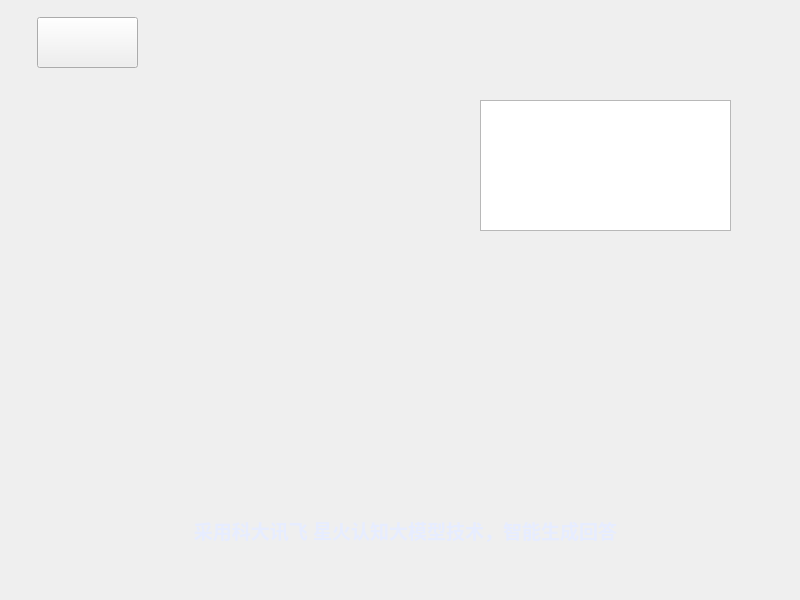
<?xml version="1.0" encoding="UTF-8"?>
<ui version="4.0">
 <class>Wisdom_tree</class>
 <widget class="QWidget" name="Wisdom_tree">
  <property name="geometry">
   <rect>
    <x>0</x>
    <y>0</y>
    <width>800</width>
    <height>600</height>
   </rect>
  </property>
  <property name="minimumSize">
   <size>
    <width>800</width>
    <height>600</height>
   </size>
  </property>
  <property name="maximumSize">
   <size>
    <width>800</width>
    <height>600</height>
   </size>
  </property>
  <property name="windowTitle">
   <string>植物大战僵尸mini</string>
  </property>
  <property name="windowIcon">
   <iconset resource="sucai.qrc">
    <normaloff>:/new/prefix1/imag/wtitle.png</normaloff>:/new/prefix1/imag/wtitle.png</iconset>
  </property>
  <widget class="QPushButton" name="pushButton">
   <property name="geometry">
    <rect>
     <x>37</x>
     <y>17</y>
     <width>101</width>
     <height>51</height>
    </rect>
   </property>
   <property name="text">
    <string/>
   </property>
  </widget>
  <widget class="QTextEdit" name="textEdit">
   <property name="geometry">
    <rect>
     <x>480</x>
     <y>100</y>
     <width>251</width>
     <height>131</height>
    </rect>
   </property>
  </widget>
  <widget class="QLabel" name="answer">
   <property name="geometry">
    <rect>
     <x>460</x>
     <y>30</y>
     <width>281</width>
     <height>301</height>
    </rect>
   </property>
   <property name="text">
    <string/>
   </property>
   <property name="pixmap">
    <pixmap resource="sucai.qrc">:/new/prefix1/imag/answer.png</pixmap>
   </property>
  </widget>
  <widget class="QLabel" name="label">
   <property name="geometry">
    <rect>
     <x>40</x>
     <y>10</y>
     <width>71</width>
     <height>91</height>
    </rect>
   </property>
   <property name="text">
    <string/>
   </property>
   <property name="pixmap">
    <pixmap resource="sucai.qrc">:/new/prefix1/imag/ShovelBank.png</pixmap>
   </property>
  </widget>
  <widget class="QLabel" name="label_2">
   <property name="geometry">
    <rect>
     <x>170</x>
     <y>500</y>
     <width>471</width>
     <height>61</height>
    </rect>
   </property>
   <property name="text">
    <string>&lt;html&gt;&lt;head/&gt;&lt;body&gt;&lt;p align=&quot;center&quot;&gt;&lt;span style=&quot; font-size:14pt; font-weight:600; color:#e7edff;&quot;&gt;采用科大讯飞 星火认知大模型技术，智能生成回答&lt;/span&gt;&lt;/p&gt;&lt;/body&gt;&lt;/html&gt;</string>
   </property>
  </widget>
  <zorder>answer</zorder>
  <zorder>textEdit</zorder>
  <zorder>label</zorder>
  <zorder>pushButton</zorder>
  <zorder>label_2</zorder>
 </widget>
 <resources>
  <include location="sucai.qrc"/>
 </resources>
 <connections/>
</ui>
